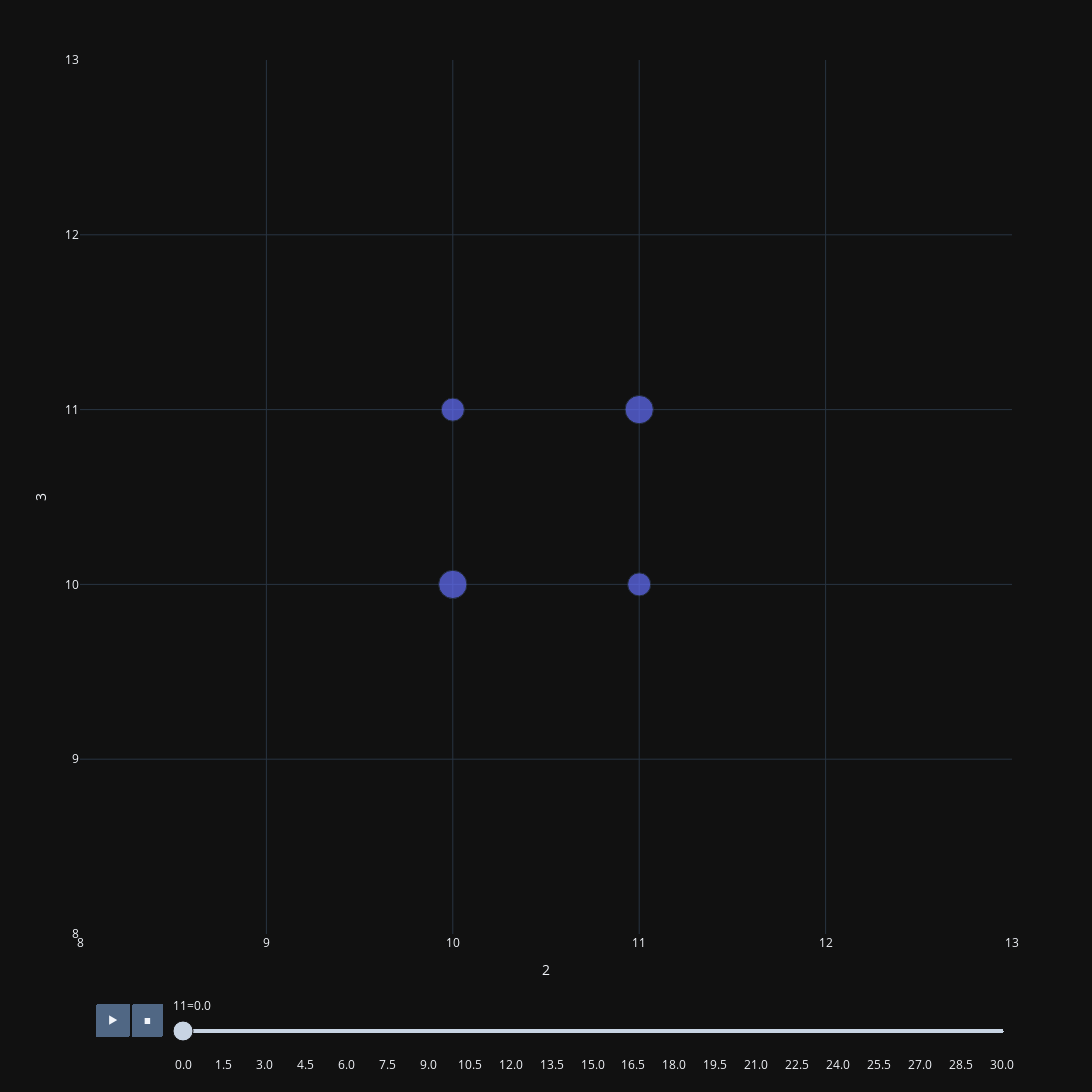

The notebook cell saved with this chart:
### Code cell
import plotly.express as px

plot_data = np.array([x[::250] for x in data])
plot_data = plot_data.reshape((-1, data.shape[2]))

fig = px.scatter(
    plot_data, 
    x=R_X, 
    y=R_Y, 
    animation_frame=R_T, 
    animation_group=R_ID,
    size=R_M,
    range_x=[8, 13], 
    range_y=[8, 13],
    width=1300,
    height=1300,
)
fig.update_layout(
    updatemenus=[
        {
            'buttons': [
                {
                    'method': "animate",
                    'args': [None, {"frame": {"duration": 150, "redraw": False}, "mode": "immediate", "transition": {"duration": 150}}]
                }
            ],
        }
    ]
)
fig

### Figure 1 — Plotly figure (JSON) as saved in the notebook; plotly's stock layout.template omitted (floating-point values rounded to 4 significant figures)
{"data": [{"hovertemplate": "11=0.0<br>2=%{x}<br>3=%{y}<br>1=%{marker.size}<extra></extra>", "ids": [0.0, 1.0, 2.0, 3.0], "legendgroup": "", "marker": {"color": "#636efa", "size": [1.5, 1.0, 1.0, 1.5], "sizemode": "area", "sizeref": 0.00375, "symbol": "circle"}, "mode": "markers", "name": "", "orientation": "v", "showlegend": false, "x": [10.0, 10.0, 11.0, 11.0], "xaxis": "x", "y": [10.0, 11.0, 10.0, 11.0], "yaxis": "y", "type": "scatter"}], "layout": {"xaxis": {"anchor": "y", "domain": [0.0, 1.0], "title": {"text": "2"}, "range": [8, 13]}, "yaxis": {"anchor": "x", "domain": [0.0, 1.0], "title": {"text": "3"}, "range": [8, 13]}, "legend": {"tracegroupgap": 0, "itemsizing": "constant"}, "margin": {"t": 60}, "height": 1300, "width": 1300, "updatemenus": [{"buttons": [{"args": [null, {"frame": {"duration": 150, "redraw": false}, "mode": "immediate", "transition": {"duration": 150}}], "label": "&#9654;", "method": "animate"}, {"args": [null, {"frame": {"duration": 150, "redraw": false}, "mode": "immediate", "transition": {"duration": 150}}], "label": "&#9724;", "method": "animate"}], "direction": "left", "pad": {"r": 10, "t": 70}, "showactive": false, "type": "buttons", "x": 0.1, "xanchor": "right", "y": 0, "yanchor": "top"}], "sliders": [{"active": 0, "currentvalue": {"prefix": "11="}, "len": 0.9, "pad": {"b": 10, "t": 60}, "steps": [{"args": [["0.0"], {"frame": {"duration": 0, "redraw": false}, "mode": "immediate", "fromcurrent": true, "transition": {"duration": 0, "easing": "linear"}}], "label": "0.0", "method": "animate"}, {"args": [["0.5"], {"frame": {"duration": 0, "redraw": false}, "mode": "immediate", "fromcurrent": true, "transition": {"duration": 0, "easing": "linear"}}], "label": "0.5", "method": "animate"}, {"args": [["1.0"], {"frame": {"duration": 0, "redraw": false}, "mode": "immediate", "fromcurrent": true, "transition": {"duration": 0, "easing": "linear"}}], "label": "1.0", "method": "animate"}, {"args": [["1.5"], {"frame": {"duration": 0, "redraw": false}, "mode": "immediate", "fromcurrent": true, "transition": {"duration": 0, "easing": "linear"}}], "label": "1.5", "method": "animate"}, {"args": [["2.0"], {"frame": {"duration": 0, "redraw": false}, "mode": "immediate", "fromcurrent": true, "transition": {"duration": 0, "easing": "linear"}}], "label": "2.0", "method": "animate"}, {"args": [["2.5"], {"frame": {"duration": 0, "redraw": false}, "mode": "immediate", "fromcurrent": true, "transition": {"duration": 0, "easing": "linear"}}], "label": "2.5", "method": "animate"}, {"args": [["3.0"], {"frame": {"duration": 0, "redraw": false}, "mode": "immediate", "fromcurrent": true, "transition": {"duration": 0, "easing": "linear"}}], "label": "3.0", "method": "animate"}, {"args": [["3.5"], {"frame": {"duration": 0, "redraw": false}, "mode": "immediate", "fromcurrent": true, "transition": {"duration": 0, "easing": "linear"}}], "label": "3.5", "method": "animate"}, {"args": [["4.0"], {"frame": {"duration": 0, "redraw": false}, "mode": "immediate", "fromcurrent": true, "transition": {"duration": 0, "easing": "linear"}}], "label": "4.0", "method": "animate"}, {"args": [["4.5"], {"frame": {"duration": 0, "redraw": false}, "mode": "immediate", "fromcurrent": true, "transition": {"duration": 0, "easing": "linear"}}], "label": "4.5", "method": "animate"}, {"args": [["5.0"], {"frame": {"duration": 0, "redraw": false}, "mode": "immediate", "fromcurrent": true, "transition": {"duration": 0, "easing": "linear"}}], "label": "5.0", "method": "animate"}, {"args": [["5.5"], {"frame": {"duration": 0, "redraw": false}, "mode": "immediate", "fromcurrent": true, "transition": {"duration": 0, "easing": "linear"}}], "label": "5.5", "method": "animate"}, {"args": [["6.0"], {"frame": {"duration": 0, "redraw": false}, "mode": "immediate", "fromcurrent": true, "transition": {"duration": 0, "easing": "linear"}}], "label": "6.0", "method": "animate"}, {"args": [["6.5"], {"frame": {"duration": 0, "redraw": false}, "mode": "immediate", "fromcurrent": true, "transition": {"duration": 0, "easing": "linear"}}], "label": "6.5", "method": "animate"}, {"args": [["7.0"], {"frame": {"duration": 0, "redraw": false}, "mode": "immediate", "fromcurrent": true, "transition": {"duration": 0, "easing": "linear"}}], "label": "7.0", "method": "animate"}, {"args": [["7.5"], {"frame": {"duration": 0, "redraw": false}, "mode": "immediate", "fromcurrent": true, "transition": {"duration": 0, "easing": "linear"}}], "label": "7.5", "method": "animate"}, {"args": [["8.0"], {"frame": {"duration": 0, "redraw": false}, "mode": "immediate", "fromcurrent": true, "transition": {"duration": 0, "easing": "linear"}}], "label": "8.0", "method": "animate"}, {"args": [["8.5"], {"frame": {"duration": 0, "redraw": false}, "mode": "immediate", "fromcurrent": true, "transition": {"duration": 0, "easing": "linear"}}], "label": "8.5", "method": "animate"}, {"args": [["9.0"], {"frame": {"duration": 0, "redraw": false}, "mode": "immediate", "fromcurrent": true, "transition": {"duration": 0, "easing": "linear"}}], "label": "9.0", "method": "animate"}, {"args": [["9.5"], {"frame": {"duration": 0, "redraw": false}, "mode": "immediate", "fromcurrent": true, "transition": {"duration": 0, "easing": "linear"}}], "label": "9.5", "method": "animate"}, {"args": [["10.0"], {"frame": {"duration": 0, "redraw": false}, "mode": "immediate", "fromcurrent": true, "transition": {"duration": 0, "easing": "linear"}}], "label": "10.0", "method": "animate"}, {"args": [["10.5"], {"frame": {"duration": 0, "redraw": false}, "mode": "immediate", "fromcurrent": true, "transition": {"duration": 0, "easing": "linear"}}], "label": "10.5", "method": "animate"}, {"args": [["11.0"], {"frame": {"duration": 0, "redraw": false}, "mode": "immediate", "fromcurrent": true, "transition": {"duration": 0, "easing": "linear"}}], "label": "11.0", "method": "animate"}, {"args": [["11.5"], {"frame": {"duration": 0, "redraw": false}, "mode": "immediate", "fromcurrent": true, "transition": {"duration": 0, "easing": "linear"}}], "label": "11.5", "method": "animate"}, {"args": [["12.0"], {"frame": {"duration": 0, "redraw": false}, "mode": "immediate", "fromcurrent": true, "transition": {"duration": 0, "easing": "linear"}}], "label": "12.0", "method": "animate"}, {"args": [["12.5"], {"frame": {"duration": 0, "redraw": false}, "mode": "immediate", "fromcurrent": true, "transition": {"duration": 0, "easing": "linear"}}], "label": "12.5", "method": "animate"}, {"args": [["13.0"], {"frame": {"duration": 0, "redraw": false}, "mode": "immediate", "fromcurrent": true, "transition": {"duration": 0, "easing": "linear"}}], "label": "13.0", "method": "animate"}, {"args": [["13.5"], {"frame": {"duration": 0, "redraw": false}, "mode": "immediate", "fromcurrent": true, "transition": {"duration": 0, "easing": "linear"}}], "label": "13.5", "method": "animate"}, {"args": [["14.0"], {"frame": {"duration": 0, "redraw": false}, "mode": "immediate", "fromcurrent": true, "transition": {"duration": 0, "easing": "linear"}}], "label": "14.0", "method": "animate"}, {"args": [["14.5"], {"frame": {"duration": 0, "redraw": false}, "mode": "immediate", "fromcurrent": true, "transition": {"duration": 0, "easing": "linear"}}], "label": "14.5", "method": "animate"}, {"args": [["15.0"], {"frame": {"duration": 0, "redraw": false}, "mode": "immediate", "fromcurrent": true, "transition": {"duration": 0, "easing": "linear"}}], "label": "15.0", "method": "animate"}, {"args": [["15.5"], {"frame": {"duration": 0, "redraw": false}, "mode": "immediate", "fromcurrent": true, "transition": {"duration": 0, "easing": "linear"}}], "label": "15.5", "method": "animate"}, {"args": [["16.0"], {"frame": {"duration": 0, "redraw": false}, "mode": "immediate", "fromcurrent": true, "transition": {"duration": 0, "easing": "linear"}}], "label": "16.0", "method": "animate"}, {"args": [["16.5"], {"frame": {"duration": 0, "redraw": false}, "mode": "immediate", "fromcurrent": true, "transition": {"duration": 0, "easing": "linear"}}], "label": "16.5", "method": "animate"}, {"args": [["17.0"], {"frame": {"duration": 0, "redraw": false}, "mode": "immediate", "fromcurrent": true, "transition": {"duration": 0, "easing": "linear"}}], "label": "17.0", "method": "animate"}, {"args": [["17.5"], {"frame": {"duration": 0, "redraw": false}, "mode": "immediate", "fromcurrent": true, "transition": {"duration": 0, "easing": "linear"}}], "label": "17.5", "method": "animate"}, {"args": [["18.0"], {"frame": {"duration": 0, "redraw": false}, "mode": "immediate", "fromcurrent": true, "transition": {"duration": 0, "easing": "linear"}}], "label": "18.0", "method": "animate"}, {"args": [["18.5"], {"frame": {"duration": 0, "redraw": false}, "mode": "immediate", "fromcurrent": true, "transition": {"duration": 0, "easing": "linear"}}], "label": "18.5", "method": "animate"}, {"args": [["19.0"], {"frame": {"duration": 0, "redraw": false}, "mode": "immediate", "fromcurrent": true, "transition": {"duration": 0, "easing": "linear"}}], "label": "19.0", "method": "animate"}, {"args": [["19.5"], {"frame": {"duration": 0, "redraw": false}, "mode": "immediate", "fromcurrent": true, "transition": {"duration": 0, "easing": "linear"}}], "label": "19.5", "method": "animate"}, {"args": [["20.0"], {"frame": {"duration": 0, "redraw": false}, "mode": "immediate", "fromcurrent": true, "transition": {"duration": 0, "easing": "linear"}}], "label": "20.0", "method": "animate"}, {"args": [["20.5"], {"frame": {"duration": 0, "redraw": false}, "mode": "immediate", "fromcurrent": true, "transition": {"duration": 0, "easing": "linear"}}], "label": "20.5", "method": "animate"}, {"args": [["21.0"], {"frame": {"duration": 0, "redraw": false}, "mode": "immediate", "fromcurrent": true, "transition": {"duration": 0, "easing": "linear"}}], "label": "21.0", "method": "animate"}, {"args": [["21.5"], {"frame": {"duration": 0, "redraw": false}, "mode": "immediate", "fromcurrent": true, "transition": {"duration": 0, "easing": "linear"}}], "label": "21.5", "method": "animate"}, {"args": [["22.0"], {"frame": {"duration": 0, "redraw": false}, "mode": "immediate", "fromcurrent": true, "transition": {"duration": 0, "easing": "linear"}}], "label": "22.0", "method": "animate"}, {"args": [["22.5"], {"frame": {"duration": 0, "redraw": false}, "mode": "immediate", "fromcurrent": true, "transition": {"duration": 0, "easing": "linear"}}], "label": "22.5", "method": "animate"}, {"args": [["23.0"], {"frame": {"duration": 0, "redraw": false}, "mode": "immediate", "fromcurrent": true, "transition": {"duration": 0, "easing": "linear"}}], "label": "23.0", "method": "animate"}, {"args": [["23.5"], {"frame": {"duration": 0, "redraw": false}, "mode": "immediate", "fromcurrent": true, "transition": {"duration": 0, "easing": "linear"}}], "label": "23.5", "method": "animate"}, {"args": [["24.0"], {"frame": {"duration": 0, "redraw": false}, "mode": "immediate", "fromcurrent": true, "transition": {"duration": 0, "easing": "linear"}}], "label": "24.0", "method": "animate"}, {"args": [["24.5"], {"frame": {"duration": 0, "redraw": false}, "mode": "immediate", "fromcurrent": true, "transition": {"duration": 0, "easing": "linear"}}], "label": "24.5", "method": "animate"}, {"args": [["25.0"], {"frame": {"duration": 0, "redraw": false}, "mode": "immediate", "fromcurrent": true, "transition": {"duration": 0, "easing": "linear"}}], "label": "25.0", "method": "animate"}, {"args": [["25.5"], {"frame": {"duration": 0, "redraw": false}, "mode": "immediate", "fromcurrent": true, "transition": {"duration": 0, "easing": "linear"}}], "label": "25.5", "method": "animate"}, {"args": [["26.0"], {"frame": {"duration": 0, "redraw": false}, "mode": "immediate", "fromcurrent": true, "transition": {"duration": 0, "easing": "linear"}}], "label": "26.0", "method": "animate"}, {"args": [["26.5"], {"frame": {"duration": 0, "redraw": false}, "mode": "immediate", "fromcurrent": true, "transition": {"duration": 0, "easing": "linear"}}], "label": "26.5", "method": "animate"}, {"args": [["27.0"], {"frame": {"duration": 0, "redraw": false}, "mode": "immediate", "fromcurrent": true, "transition": {"duration": 0, "easing": "linear"}}], "label": "27.0", "method": "animate"}, {"args": [["27.5"], {"frame": {"duration": 0, "redraw": false}, "mode": "immediate", "fromcurrent": true, "transition": {"duration": 0, "easing": "linear"}}], "label": "27.5", "method": "animate"}, {"args": [["28.0"], {"frame": {"duration": 0, "redraw": false}, "mode": "immediate", "fromcurrent": true, "transition": {"duration": 0, "easing": "linear"}}], "label": "28.0", "method": "animate"}, {"args": [["28.5"], {"frame": {"duration": 0, "redraw": false}, "mode": "immediate", "fromcurrent": true, "transition": {"duration": 0, "easing": "linear"}}], "label": "28.5", "method": "animate"}, {"args": [["29.0"], {"frame": {"duration": 0, "redraw": false}, "mode": "immediate", "fromcurrent": true, "transition": {"duration": 0, "easing": "linear"}}], "label": "29.0", "method": "animate"}, {"args": [["29.5"], {"frame": {"duration": 0, "redraw": false}, "mode": "immediate", "fromcurrent": true, "transition": {"duration": 0, "easing": "linear"}}], "label": "29.5", "method": "animate"}, {"args": [["30.0"], {"frame": {"duration": 0, "redraw": false}, "mode": "immediate", "fromcurrent": true, "transition": {"duration": 0, "easing": "linear"}}], "label": "30.0", "method": "animate"}], "x": 0.1, "xanchor": "left", "y": 0, "yanchor": "top"}]}}
